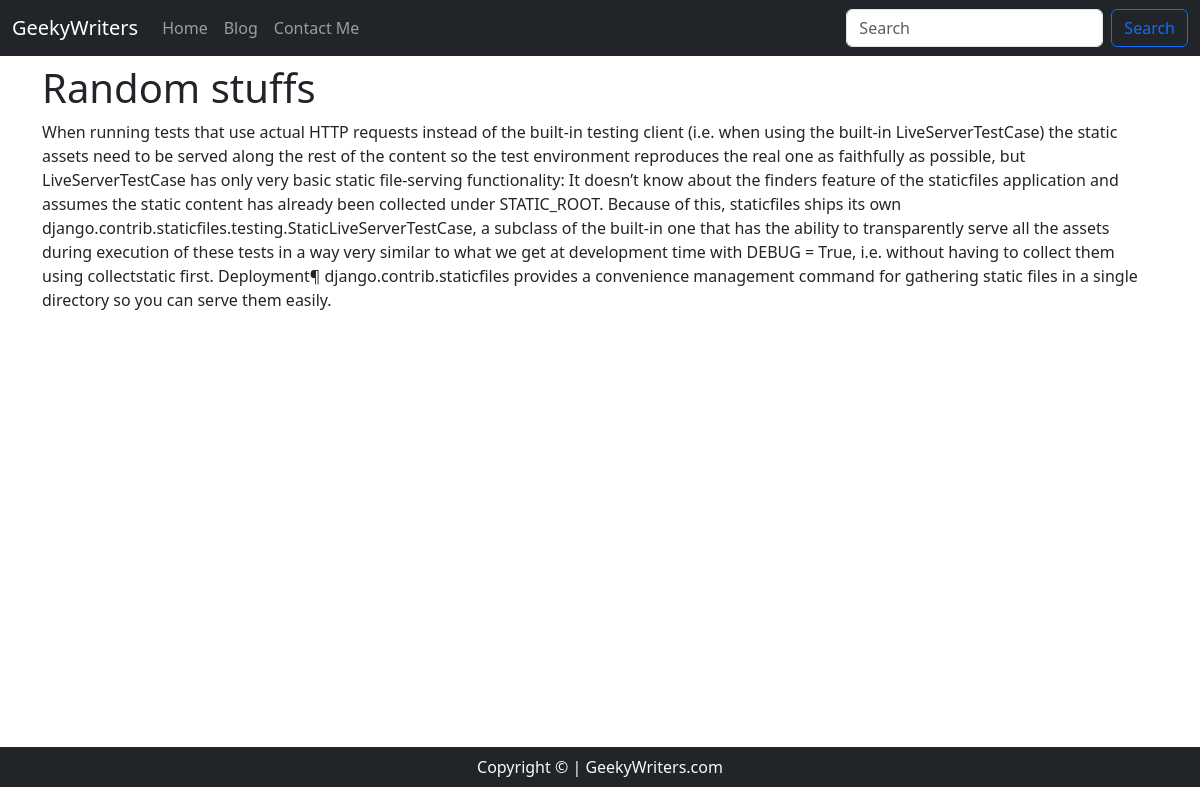
Page /blogpost/random-stuff on the committed database.
### blog/models.py (models this page shows, shortened)
class Blog(models.Model):
    sno = models.AutoField(primary_key=True)
    title = models.CharField(max_length=200)
    content = models.TextField()
    short_desc = models.CharField(max_length=290, default="")
    slug = models.CharField(max_length=100)
    time = models.DateTimeField(auto_now_add=True)

### blog/views.py (the view)
# urls.py: path('blogpost/<str:slug>', views.blogpost, name='blogpost'),
def blogpost(request, slug):
    blog = Blog.objects.filter(slug = slug).first()
    context = {'blog': blog}
    return render(request, 'blogpost.html', context)

### templates/blogpost.html (shortened to what this page needs)
{% extends 'base.html' %}
{% block body %}
<div class="container">
<h1 class="my-2">{{blog.title}}</h1>
<div class="row">
    {{blog.content|safe}}
</div>
</div>
{% endblock body %}

### templates/blogpost.html (style rules this page uses)
.container { min-height: 85.4vh; }

### rows in the picture
Blog: title "Random stuffs", content "When running tests that use actual HTTP requests instead of the built-in testing client (i.e. when using the built-in LiveServerTestCase) the static assets need to be served along the rest of the content so the test environment reproduces the real one as faithfully as possible, but LiveServerTestCase has only very basic static file-serving functionality: It doesn’t know about the finders feature of the staticfiles application and assumes the static content has already been collected under STATIC_ROOT. Because of this, staticfiles ships its own django.contrib.staticfiles.testing.StaticLiveServerTestCase, a subclass of the built-in one that has the ability to transparently serve all the…"
